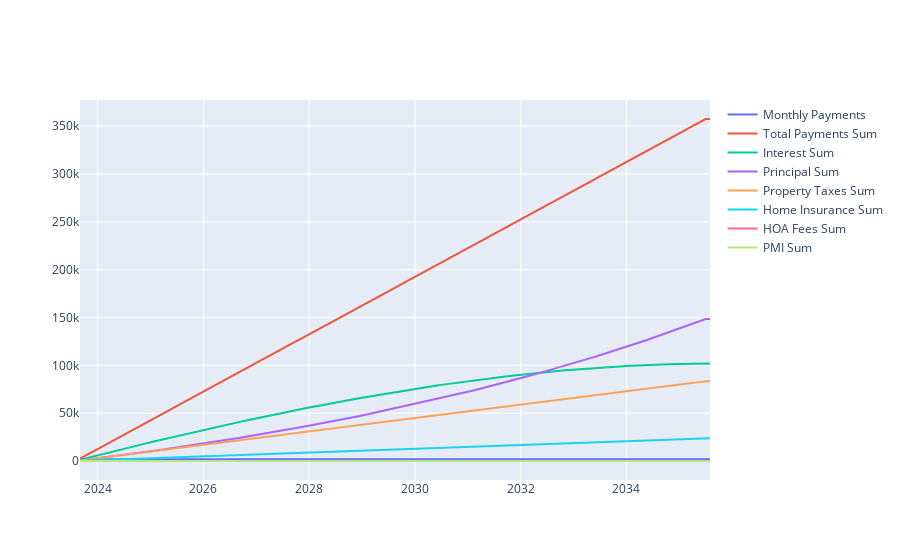

Write notebook code for a chart like this one.
### Code cell
# Add traces for each line
fig.add_trace(go.Scatter(x=months, y=monthly_payments, mode='lines', name='Monthly Payments'))
fig.add_trace(go.Scatter(x=months, y=total_payments_sum, mode='lines', name='Total Payments Sum'))
fig.add_trace(go.Scatter(x=months, y=interest_sum, mode='lines', name='Interest Sum'))
fig.add_trace(go.Scatter(x=months, y=principal_sum, mode='lines', name='Principal Sum'))
fig.add_trace(go.Scatter(x=months, y=property_taxes_sum, mode='lines', name='Property Taxes Sum'))
fig.add_trace(go.Scatter(x=months, y=home_insurance_sum, mode='lines', name='Home Insurance Sum'))
fig.add_trace(go.Scatter(x=months, y=hoa_fees_sum, mode='lines', name='HOA Fees Sum'))
fig.add_trace(go.Scatter(x=months, y=pmi_sum, mode='lines', name='PMI Sum'))

### Figure 1 — Plotly figure (JSON) as saved in the notebook; plotly's stock layout.template omitted (floating-point values rounded to 4 significant figures; data arrays with more than 128 entries replaced by an {"elided": "..."} marker saying what was removed)
{"data": [{"mode": "lines", "name": "Monthly Payments", "type": "scatter", "x": {"elided": "144 str values"}, "y": {"elided": "144 int values"}}, {"mode": "lines", "name": "Total Payments Sum", "type": "scatter", "x": {"elided": "144 str values"}, "y": {"elided": "144 int values"}}, {"mode": "lines", "name": "Interest Sum", "type": "scatter", "x": {"elided": "144 str values"}, "y": {"elided": "144 float values"}}, {"mode": "lines", "name": "Principal Sum", "type": "scatter", "x": {"elided": "144 str values"}, "y": {"elided": "144 float values"}}, {"mode": "lines", "name": "Property Taxes Sum", "type": "scatter", "x": {"elided": "144 str values"}, "y": {"elided": "144 float values"}}, {"mode": "lines", "name": "Home Insurance Sum", "type": "scatter", "x": {"elided": "144 str values"}, "y": {"elided": "144 float values"}}, {"mode": "lines", "name": "HOA Fees Sum", "type": "scatter", "x": {"elided": "144 str values"}, "y": {"elided": "144 int values"}}, {"mode": "lines", "name": "PMI Sum", "type": "scatter", "x": {"elided": "144 str values"}, "y": {"elided": "144 int values"}}], "layout": {}}
